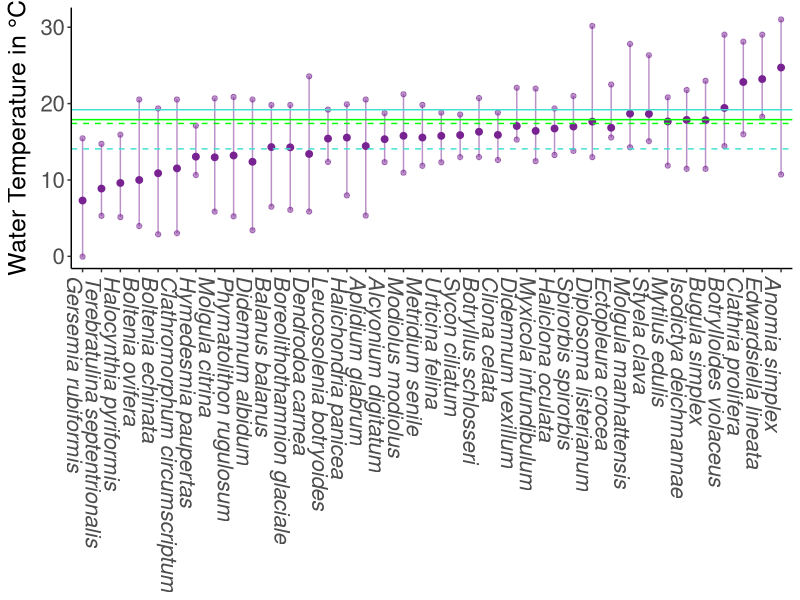
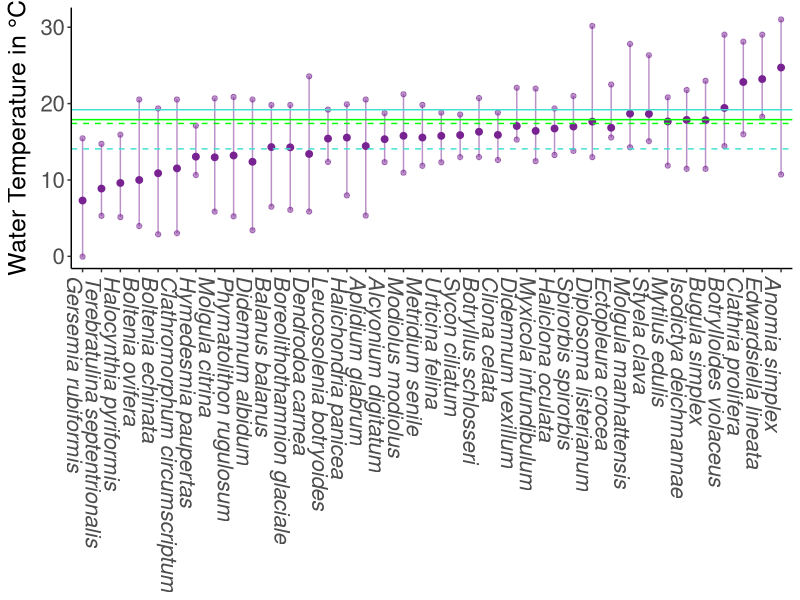

These figures' R source, in order:
library(tidyverse)


# read in and go from here
#source("scripts/load_data_settings.r")

thermal_data <- read_csv("data/Occurrence_based_species_thermal_indicies_Photos_100825.csv") |>
  select(gen_spp, species_id, n_obis_rec,
         BO21_tempmax_bdmean_mean, BO21_tempmax_bdmin_mean, BO21_tempmax_bdmin_max,
         BO21_tempmax_bdmean_q5, BO21_tempmax_bdmean_q95)

coefout <- thermal_data

# filter to species we have
# coefout <- filter(coefout, gen_spp %in% subsite_substrate_long$gen_spp)
View(coefout)
# plot data ---------------------------------------------------------------


color2 <- "#782391"

coefout %>% 
  filter(!is.na(gen_spp)) |>
  mutate(gen_spp = forcats::fct_reorder(gen_spp, BO21_tempmax_bdmin_mean) ) %>%
  
  ggplot(aes(x=gen_spp)) +
  
  
  geom_point(aes(y=BO21_tempmax_bdmean_q5),  color = color2, alpha=.5)+
  geom_point(aes(y=BO21_tempmax_bdmean_q95), color = color2, alpha=.5)+
  geom_point(aes(y=BO21_tempmax_bdmean_mean), color = color2, alpha=1, size=2)+
  geom_segment(aes(xend=gen_spp,
                   y=BO21_tempmax_bdmean_q5,
                   yend=BO21_tempmax_bdmean_q95), color = color2, alpha=.5)+
#  annotate(geom="text",
#           x=3, y=30, 
#           hjust=-0.1, vjust=0.2,
#           label = 
#             "\n Max temp at mean depth",
#           color = color2,
#           fontface="bold",
#           size=5) +
  
  labs(x=NULL, y= expression(paste("Water Temperature in ", "\u00b0C"))) +
  theme_classic() +
  theme(#plot.margin = margin(l=25,b=5,unit="pt"),
    axis.text.x = element_text(angle = -90, hjust = 0))+
  geom_hline(yintercept=c(14.07, 17.4), linetype='dashed', color=c('turquoise', 'green')) +
  geom_hline(yintercept=c(19.2, 17.9), color=c('turquoise', 'green')) +
  theme(axis.text.x = element_text(face = "italic")) +
  theme(axis.text=element_text(size=16),
        axis.title=element_text(size=18))

ggsave("figures/thermal_preference_ranges.jpg")

